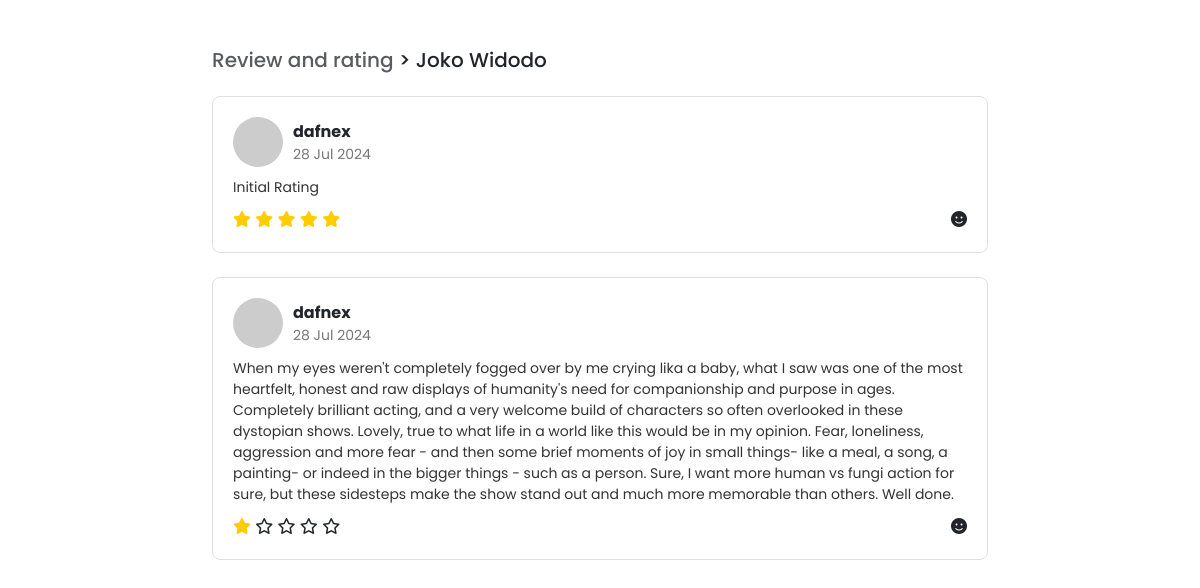
The page /cv/10/reviews on the database as committed earlier.
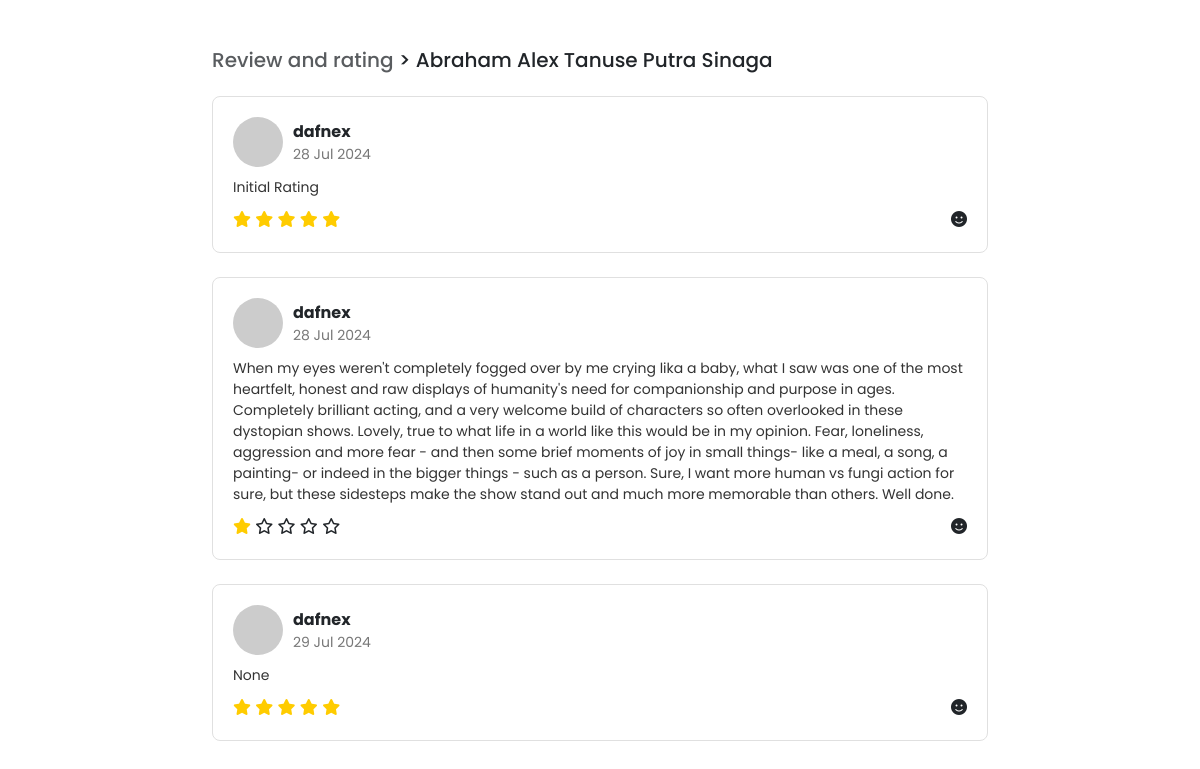
The same page on the database as committed later.
### main/models.py (models this page shows, shortened)
class TourGuide(models.Model):
    GENDER_CHOICES = [
        ('M', 'Male'),
        ('F', 'Female'),
    ]
    STATUS_CHOICES = [
        ('active', 'Active'),
        ('inactive', 'Inactive'),
    ]
    name = models.CharField(max_length=100)
    age = models.PositiveIntegerField()
    gender = models.CharField(max_length=1, choices=GENDER_CHOICES)
    experience = models.TextField()
    location = models.CharField(max_length=100)
    status = models.CharField(max_length=8, choices=STATUS_CHOICES)
    rating = models.FloatField(default=0.0)
    total_ratings = models.DecimalField(max_digits=10, decimal_places=2, default=Decimal('0.00'))
    num_raters = models.PositiveIntegerField(default=0)

class Rating(models.Model):
    tourguide = models.ForeignKey(TourGuide, on_delete=models.CASCADE, related_name='ratings')
    user = models.ForeignKey(User, on_delete=models.CASCADE, related_name='ratings', default=1)  # Default user ID
    rating = models.PositiveIntegerField(choices=[(i, str(i)) for i in range(1, 6)])
    comment = models.TextField(blank=True, null=True)
    created_at = models.DateTimeField(auto_now_add=True)

### main/views.py (the view)
# urls.py: path('cv/<int:id>/reviews', views.tour_guide_reviews, name='reviews'),
def tour_guide_reviews(request, id):
    tourguide = get_object_or_404(TourGuide, pk=id)
    reviews = Rating.objects.filter(tourguide=tourguide)
    return render(request, 'main/review.html', {'tourguide': tourguide, 'reviews': reviews})

### main/templatetags/custom_tags.py (called while the page is built)
@register.filter
def times(number):
    return range(1, number + 1)

### main/templates/main/review.html (shortened to what this page needs)
<!doctype html>
<html lang="en">
<head>
    {% load custom_tags %}
    <link href="https://cdn.jsdelivr.net/npm/bootstrap@5.3.3/dist/css/bootstrap.min.css" rel="stylesheet"
>
</head>
<body>
    <div class="container mt-5" style="max-width: 800px;">
        <h5 class="text-muted">Review and rating <span class="text-dark"> > {{ tourguide.name }}</span></h5>
        {% for review in reviews %}
        <div class="review-box mt-4">
            <div class="review-header">
                <img src="https://via.placeholder.com/50" alt="{{ review.user.username }}">
                <div>
                    <div class="review-name">{{ review.user.username }}</div>
                    <div class="review-date">{{ review.created_at|date:"d M Y" }}</div>
                </div>
            </div>
            <div class="review-content">
                {{ review.comment }}
            </div>
            <div class="review-footer">
                <div class="review-stars">
                    {% for i in 5|times %}
                        <span class="fa fa-star{% if i > review.rating %}-o{% endif %}"></span>
                    {% endfor %}
                </div>
                <div class="review-smiley">
                    <span class="fa fa-smile"></span>
                </div>
            </div>
        </div>
        {% endfor %}
    </div>
</body>
</html>

Rows that differ between the two databases and show on the page:
changed TourGuide: name "Joko Widodo" → "Abraham Alex Tanuse Putra Sinaga"
added Rating: user.username "dafnex", created_at "29 Jul 2024", comment "None", rating 5 (drawn)
